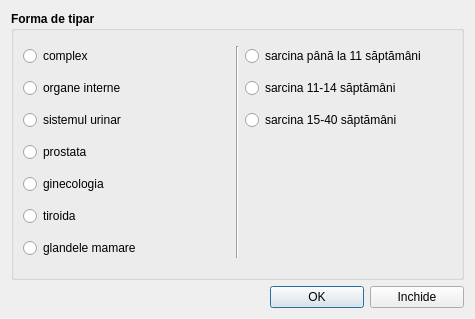
<?xml version="1.0" encoding="UTF-8"?>
<ui version="4.0">
 <class>ChooseFormPrint</class>
 <widget class="QDialog" name="ChooseFormPrint">
  <property name="geometry">
   <rect>
    <x>0</x>
    <y>0</y>
    <width>475</width>
    <height>319</height>
   </rect>
  </property>
  <property name="font">
   <font>
    <family>Segoe UI</family>
   </font>
  </property>
  <property name="windowTitle">
   <string>Dialog</string>
  </property>
  <layout class="QGridLayout" name="gridLayout_2">
   <item row="0" column="0">
    <widget class="QGroupBox" name="groupBox">
     <property name="font">
      <font>
       <family>Segoe UI</family>
       <bold>true</bold>
      </font>
     </property>
     <property name="title">
      <string>Forma de tipar</string>
     </property>
     <layout class="QGridLayout" name="gridLayout">
      <item row="0" column="0">
       <widget class="QRadioButton" name="btnComplex">
        <property name="font">
         <font>
          <family>Segoe UI</family>
          <bold>false</bold>
         </font>
        </property>
        <property name="text">
         <string>complex</string>
        </property>
       </widget>
      </item>
      <item row="0" column="1" rowspan="7">
       <widget class="Line" name="line">
        <property name="sizePolicy">
         <sizepolicy hsizetype="Fixed" vsizetype="Expanding">
          <horstretch>0</horstretch>
          <verstretch>0</verstretch>
         </sizepolicy>
        </property>
        <property name="orientation">
         <enum>Qt::Orientation::Vertical</enum>
        </property>
       </widget>
      </item>
      <item row="0" column="2">
       <widget class="QRadioButton" name="btnOB_0">
        <property name="font">
         <font>
          <family>Segoe UI</family>
          <bold>false</bold>
         </font>
        </property>
        <property name="text">
         <string>sarcina până la 11 săptămâni</string>
        </property>
       </widget>
      </item>
      <item row="1" column="0">
       <widget class="QRadioButton" name="btnOrgasInternal">
        <property name="font">
         <font>
          <family>Segoe UI</family>
          <bold>false</bold>
         </font>
        </property>
        <property name="text">
         <string>organe interne</string>
        </property>
       </widget>
      </item>
      <item row="1" column="2">
       <widget class="QRadioButton" name="btnOB_1">
        <property name="font">
         <font>
          <family>Segoe UI</family>
          <bold>false</bold>
         </font>
        </property>
        <property name="text">
         <string>sarcina 11-14 săptămâni</string>
        </property>
       </widget>
      </item>
      <item row="2" column="0">
       <widget class="QRadioButton" name="btnUrinarySystem">
        <property name="font">
         <font>
          <family>Segoe UI</family>
          <bold>false</bold>
         </font>
        </property>
        <property name="text">
         <string>sistemul urinar</string>
        </property>
       </widget>
      </item>
      <item row="2" column="2">
       <widget class="QRadioButton" name="btnOB_2">
        <property name="font">
         <font>
          <family>Segoe UI</family>
          <bold>false</bold>
         </font>
        </property>
        <property name="text">
         <string>sarcina 15-40 săptămâni</string>
        </property>
       </widget>
      </item>
      <item row="3" column="0">
       <widget class="QRadioButton" name="btnProstate">
        <property name="font">
         <font>
          <family>Segoe UI</family>
          <bold>false</bold>
         </font>
        </property>
        <property name="text">
         <string>prostata</string>
        </property>
       </widget>
      </item>
      <item row="4" column="0">
       <widget class="QRadioButton" name="btnGynecology">
        <property name="font">
         <font>
          <family>Segoe UI</family>
          <bold>false</bold>
         </font>
        </property>
        <property name="text">
         <string>ginecologia</string>
        </property>
       </widget>
      </item>
      <item row="5" column="0">
       <widget class="QRadioButton" name="btnThyroid">
        <property name="font">
         <font>
          <family>Segoe UI</family>
          <bold>false</bold>
         </font>
        </property>
        <property name="text">
         <string>tiroida</string>
        </property>
       </widget>
      </item>
      <item row="6" column="0">
       <widget class="QRadioButton" name="btnBreast">
        <property name="font">
         <font>
          <family>Segoe UI</family>
          <bold>false</bold>
         </font>
        </property>
        <property name="text">
         <string>glandele mamare</string>
        </property>
       </widget>
      </item>
     </layout>
    </widget>
   </item>
   <item row="1" column="0">
    <layout class="QHBoxLayout" name="horizontalLayout">
     <item>
      <spacer name="horizontalSpacer">
       <property name="orientation">
        <enum>Qt::Orientation::Horizontal</enum>
       </property>
       <property name="sizeHint" stdset="0">
        <size>
         <width>40</width>
         <height>20</height>
        </size>
       </property>
      </spacer>
     </item>
     <item>
      <widget class="QPushButton" name="btnOK">
       <property name="minimumSize">
        <size>
         <width>94</width>
         <height>0</height>
        </size>
       </property>
       <property name="text">
        <string>OK</string>
       </property>
       <property name="icon">
        <iconset resource="../../resources/resource.qrc">
         <normaloff>:/img/btns/valide.png</normaloff>:/img/btns/valide.png</iconset>
       </property>
      </widget>
     </item>
     <item>
      <widget class="QPushButton" name="btnClose">
       <property name="minimumSize">
        <size>
         <width>94</width>
         <height>0</height>
        </size>
       </property>
       <property name="text">
        <string>Inchide</string>
       </property>
       <property name="icon">
        <iconset resource="../../resources/resource.qrc">
         <normaloff>:/img/btns/close.png</normaloff>:/img/btns/close.png</iconset>
       </property>
      </widget>
     </item>
    </layout>
   </item>
  </layout>
 </widget>
 <resources>
  <include location="../../resources/resource.qrc"/>
 </resources>
 <connections/>
</ui>
